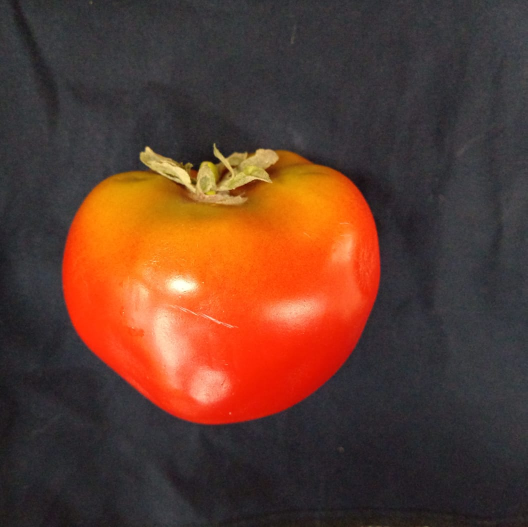
#> input picture image processing/tomate2.jpg, 1055 x 1054 px, given in place of the camera (shown at 1/2 size)
$ python videoCV.py
#> lines starting #> are read from the running program, lines starting #| are printed output that depends on the picture; after the words box and inside, x2 and y2 are one past the last pixel; in counts of white or black regions, pixels touching at a corner belong together
import numpy as np
import cv2
import math
from cv2 import equalizeHist

def normalize(img, min, max):
    img2 = img.copy()
    img2 = (max - min) * ((img2 - img2.min()) / (img2.max() - img2.min())) + min
    img2 = img2.astype(np.uint8)

    return img2

#--------------------------------------------------------------------------------------------------------------
#--------------------------------------------------------------------------------------------------------------
#--------------------------------------------------------------------------------------------------------------

img_cv = cv2.VideoCapture(0)       #0 por defecto a una camara, si hay mas camaras se cambia a 1,2,etc

while True:
    ret, frame = img_cv.read()     #con esto se muestra la imagen, el video es una secuencia de imagenes
#> frame is the input picture: shape (1054, 1055, 3); mean B, G, R 46.7, 60.2, 95.3
    # son frames y cada imagen o frame se puede tratar por separado

    #--------------------------------------------------------------------------------------------
    imgbw = cv2.cvtColor(frame, cv2.COLOR_BGR2GRAY)
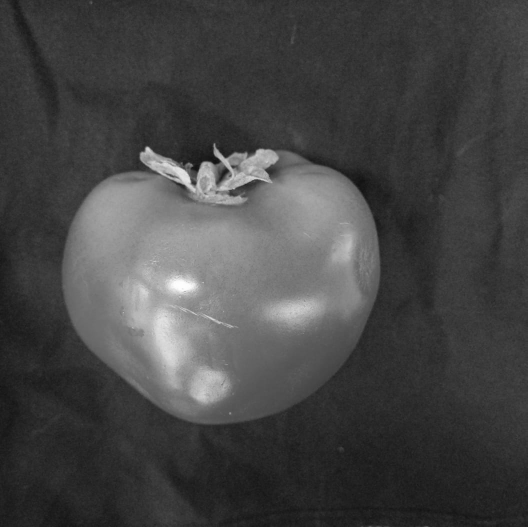
#> imgbw: shape (1054, 1055) (shown at 1/2 size); min 15, max 254, mean 69.1

    # FGaussian Filtering
    s      = 51
    kernel = cv2.getGaussianKernel(s, s/8.5)        # Gaussian s x 1  (s = size, s/8.5 = sigma)
    window = np.outer(kernel, kernel.transpose())   # Gaussian s x s pixels

    imgL = cv2.filter2D(imgbw, -1, window)

    # High Pass Filtering

    imgH = np.abs(imgL.astype(int) - imgbw.astype(int))
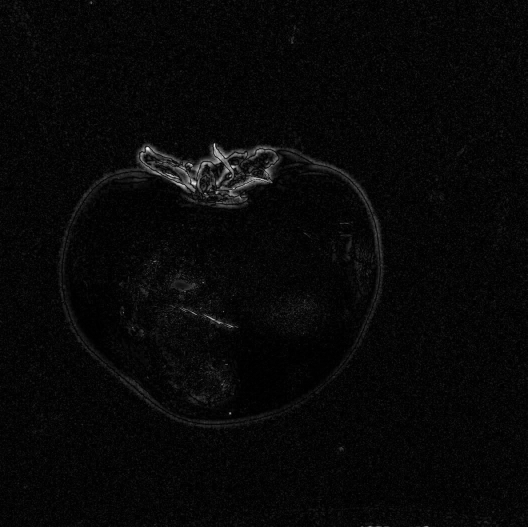
#> imgH: shape (1054, 1055) int64 (shown at 1/2 size); min 0, max 92, mean 2.9; drawn with min black and max white
    imgH = normalize(imgH, 0, 255)

    imgbin = cv2.threshold(imgH, 25, 255, cv2.THRESH_BINARY)[1]    # accede al elemento 1 xq el elemento 0 es el umbral
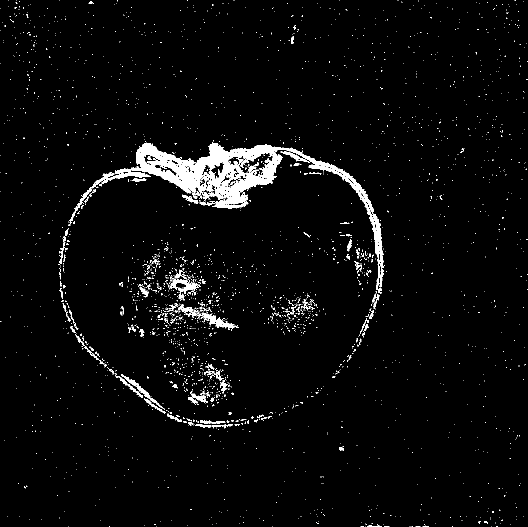
#> imgbin: shape (1054, 1055) (shown at 1/2 size); 3.4% white; 2776 white regions (2660 under 20 px), largest, box (x1, y1, x2, y2) and area: (230, 285, 769, 580) 20827, (139, 344, 302, 447) 1302, (355, 608, 477, 660) 1058

    #--------------------------------------------------------------------------------------------

    # Escalar la imagen para mostrarla más grande
    escala = 1.0  # Ajusta este valor según sea necesario para aumentar el tamaño de la imagen
    img_resize = cv2.resize(imgbin, (0, 0), fx=escala, fy=escala)

    cv2.imshow('frame', img_resize)

    if cv2.waitKey(1) & 0xFF==ord('q'):
#> (key q is pressed here)
        break   #si se presiona la letra q se cierra la ventana

img_cv.release()
cv2.destroyAllWindows()

#--------------------------------------------------------------------------------------------------------------
#--------------------------------------------------------------------------------------------------------------
#--------------------------------------------------------------------------------------------------------------
